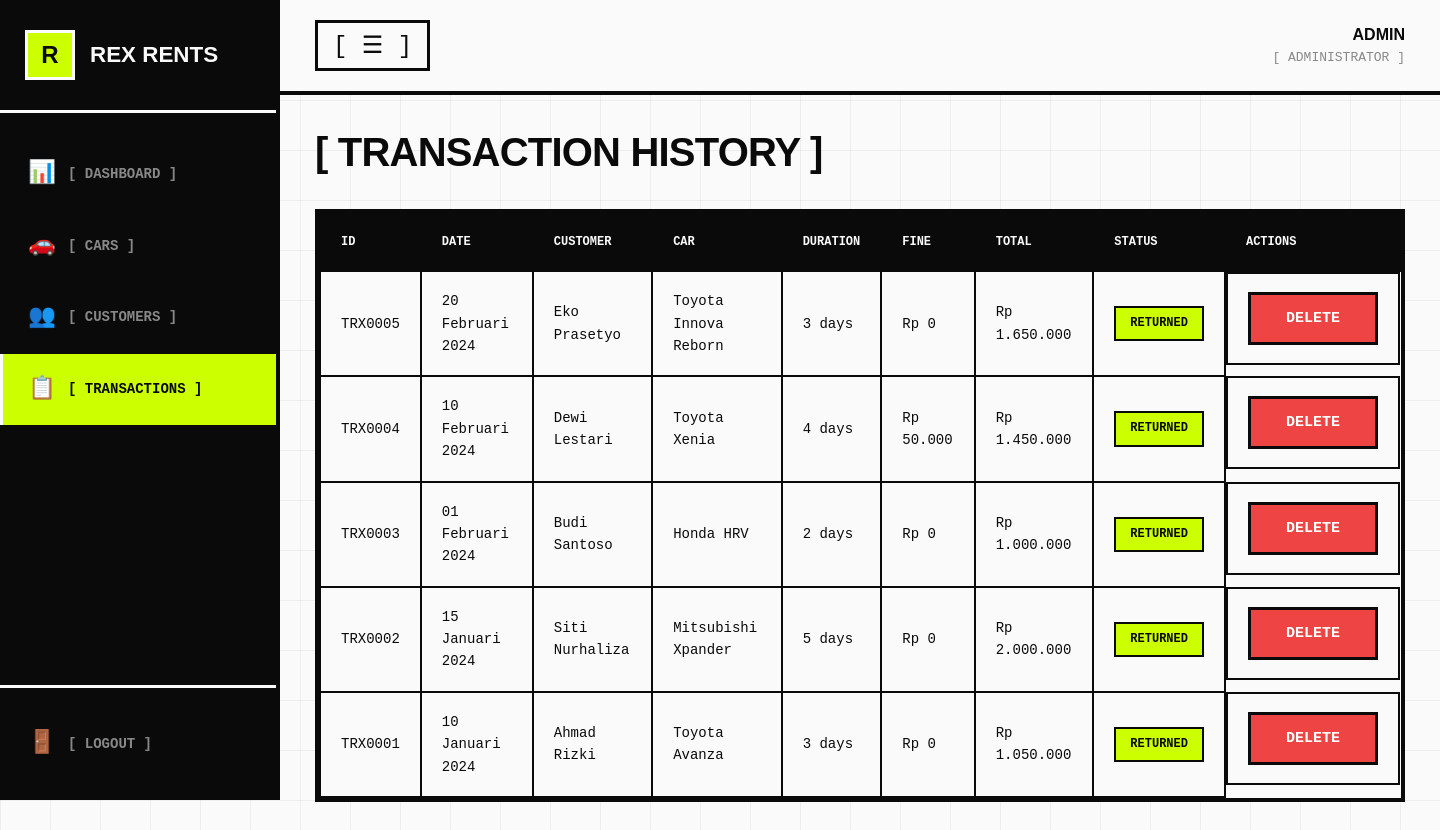
Screenshot of /admin/transactions.php (signed in) with the database file from the repository.
### tables this page shows
CREATE TABLE tb_transaksi (
    id_transaksi VARCHAR(10) PRIMARY KEY,
    tanggal DATE NOT NULL,
    id_pelanggan VARCHAR(10) NOT NULL,
    id_mobil VARCHAR(10) NOT NULL,
    durasi INT NOT NULL,
    denda DECIMAL(15,2) DEFAULT 0,
    total_harga DECIMAL(15,2) NOT NULL,
    tanggal_kembali DATE DEFAULT NULL,
    status_kembali BOOLEAN DEFAULT FALSE,
    created_at TIMESTAMP DEFAULT CURRENT_TIMESTAMP,
    FOREIGN KEY (id_pelanggan) REFERENCES tb_pelanggan(id_pelanggan) ON DELETE CASCADE ON UPDATE CASCADE,
    FOREIGN KEY (id_mobil) REFERENCES tb_mobil(id_mobil) ON DELETE CASCADE ON UPDATE CASCADE
);

CREATE TABLE tb_pelanggan (
    id_pelanggan VARCHAR(10) PRIMARY KEY,
    nama VARCHAR(100) NOT NULL,
    noHP VARCHAR(20) NOT NULL,
    noKTP VARCHAR(20) NOT NULL,
    alamat TEXT NOT NULL,
    gender ENUM('L', 'P') NOT NULL,
    created_at TIMESTAMP DEFAULT CURRENT_TIMESTAMP
);

CREATE TABLE tb_mobil (
    id_mobil VARCHAR(10) PRIMARY KEY,
    model VARCHAR(100) NOT NULL,
    merk VARCHAR(100) NOT NULL,
    hargasewa DECIMAL(15,2) NOT NULL,
    status BOOLEAN DEFAULT TRUE,
    foto VARCHAR(255) DEFAULT '',
    biaya_maintenance DECIMAL(15,2) DEFAULT 0,
    created_at TIMESTAMP DEFAULT CURRENT_TIMESTAMP
);

### config.php (called while the page is built, shortened)
<?php
function formatRupiah($number) {
    return "Rp " . number_format($number, 0, ',', '.');
}
function formatDateIndo($date) {
    $months = [
        '01' => 'Januari', '02' => 'Februari', '03' => 'Maret',
        '04' => 'April', '05' => 'Mei', '06' => 'Juni',
        '07' => 'Juli', '08' => 'Agustus', '09' => 'September',
        '10' => 'Oktober', '11' => 'November', '12' => 'Desember'
    ];
    $d = substr($date, 8, 2);
    $m = $months[substr($date, 5, 2)];
    $y = substr($date, 0, 4);
    return "$d $m $y";
}
?>

### admin/transactions.php (the view, shortened to what this page needs)
<?php
require_once '../config.php';
$conn = connectDB();
$transactions = $conn->query("
    SELECT t.*, p.nama as nama_pelanggan, m.merk, m.model
    FROM tb_transaksi t
    JOIN tb_pelanggan p ON t.id_pelanggan = p.id_pelanggan
    JOIN tb_mobil m ON t.id_mobil = m.id_mobil
    ORDER BY t.tanggal DESC
");
?>
<!DOCTYPE html>
<html lang="en">
<head>
    <link rel="stylesheet" href="../assets/css/style.css">
</head>
<body class="dashboard-page">
    <?php include 'includes/sidebar.php'; ?>
    <div class="main-content">
        <?php include 'includes/header.php'; ?>
        <div class="content-wrapper">
            <h1 class="page-title">[ TRANSACTION HISTORY ]</h1>
            <div class="table-container">
                <table class="data-table">
                    <thead>
                        <tr>
                            <th>ID</th>
                            <th>DATE</th>
                            <th>CUSTOMER</th>
                            <th>CAR</th>
                            <th>DURATION</th>
                            <th>FINE</th>
                            <th>TOTAL</th>
                            <th>STATUS</th>
                            <th>ACTIONS</th>
                        </tr>
                    </thead>
                    <tbody>
                        <?php while ($row = $transactions->fetch_assoc()): ?>
                        <tr>
                            <td><?php echo htmlspecialchars($row['id_transaksi']); ?></td>
                            <td><?php echo formatDateIndo($row['tanggal']); ?></td>
                            <td><?php echo htmlspecialchars($row['nama_pelanggan']); ?></td>
                            <td><?php echo htmlspecialchars($row['merk'] . ' ' . $row['model']); ?></td>
                            <td><?php echo $row['durasi']; ?> days</td>
                            <td><?php echo formatRupiah($row['denda']); ?></td>
                            <td><?php echo formatRupiah($row['total_harga']); ?></td>
                            <td>
                                <span class="badge badge-<?php echo $row['status_kembali'] ? 'success' : 'warning'; ?>">
                                    <?php echo $row['status_kembali'] ? 'RETURNED' : 'RENTED'; ?>
                                </span>
                            </td>
                            <td class="actions">
                                <form method="POST" style="display:inline;" onsubmit="return confirm('CONFIRM DELETE?')">
                                    <button type="submit" class="btn btn-sm" style="background:#ef4444;color:white;">DELETE</button>
                                </form>
                            </td>
                        </tr>
                        <?php endwhile; ?>
                    </tbody>
                </table>
            </div>
        </div>
    </div>
</body>
</html>

### assets/css/style.css (style rules this page uses)
:root { --brutal-black: #0a0a0a; --brutal-white: #fafafa; --brutal-gray: #888888; --brutal-accent: #ccff00; --brutal-accent-dark: #99cc00; --border-thick: 4px; --border-medium: 3px; --border-thin: 2px; --shadow-brutal: 8px 8px 0px 0px var(--brutal-black); --shadow-brutal-lg: 12px 12px 0px 0px var(--brutal-black); --shadow-brutal-sm: 4px 4px 0px 0px var(--brutal-black); }
* { margin: 0; padding: 0; box-sizing: border-box; border-color: var(--brutal-black); }
html { scroll-behavior: smooth; }
body { font-family: 'JetBrains Mono', 'Consolas', monospace; background: var(--brutal-white); color: var(--brutal-black); line-height: 1.6; overflow-x: hidden; }
h1, h2, h3, h4, h5, h6 { font-family: 'Space Grotesk', sans-serif; font-weight: 700; line-height: 1.1; text-transform: uppercase; letter-spacing: -0.02em; }
.btn { display: inline-flex; align-items: center; justify-content: center; gap: 10px; padding: 15px 35px; font-family: 'JetBrains Mono', monospace; font-weight: 700; font-size: 15px; cursor: pointer; border: var(--border-medium) solid var(--brutal-black); transition: all 0.2s; text-transform: uppercase; }
.dashboard-page { display: flex; min-height: 100vh; background: var(--brutal-white); background-image: linear-gradient(rgba(10, 10, 10, 0.05) 1px, transparent 1px), linear-gradient(90deg, rgba(10, 10, 10, 0.05) 1px, transparent 1px); background-size: 50px 50px; }
.main-content { flex: 1; margin-left: 280px; transition: margin-left 0.3s; }
.content-wrapper { padding: 35px; }
.page-title { font-family: 'Space Grotesk', sans-serif; font-size: 2.5rem; font-weight: 800; color: var(--brutal-black); margin-bottom: 35px; text-transform: uppercase; letter-spacing: -0.02em; }
.table-container { background: var(--brutal-white); border: var(--border-thick) solid var(--brutal-black); overflow-x: auto; }
.data-table { width: 100%; border-collapse: collapse; }
.data-table thead { background: var(--brutal-black); color: var(--brutal-white); }
.data-table th, .data-table td { padding: 18px 20px; text-align: left; border: var(--border-thin) solid var(--brutal-black); }
.data-table th { font-family: 'JetBrains Mono', monospace; font-weight: 700; font-size: 12px; text-transform: uppercase; }
.data-table tbody tr { transition: background 0.2s; }
.data-table tbody td { font-family: 'JetBrains Mono', monospace; font-size: 14px; }
.data-table .actions { display: flex; gap: 10px; flex-wrap: wrap; }
.badge { display: inline-block; padding: 6px 14px; font-family: 'JetBrains Mono', monospace; font-size: 12px; font-weight: 700; text-transform: uppercase; border: var(--border-thin) solid var(--brutal-black); }
.badge-success { background: var(--brutal-accent); color: var(--brutal-black); }

### rows the page displays
tb_transaksi: id_transaksi "TRX0005", tanggal "20 Februari 2024", id_pelanggan.nama "Eko Prasetyo", id_mobil.model "Toyota Innova Reborn", durasi "3", denda "Rp 0", total_harga "Rp 1.650.000", status_kembali "RETURNED"
tb_transaksi: id_transaksi "TRX0004", tanggal "10 Februari 2024", id_pelanggan.nama "Dewi Lestari", id_mobil.model "Toyota Xenia", durasi "4", denda "Rp 50.000", total_harga "Rp 1.450.000", status_kembali "RETURNED"
tb_transaksi: id_transaksi "TRX0003", tanggal "01 Februari 2024", id_pelanggan.nama "Budi Santoso", id_mobil.model "Honda HRV", durasi "2", denda "Rp 0", total_harga "Rp 1.000.000", status_kembali "RETURNED"
tb_transaksi: id_transaksi "TRX0002", tanggal "15 Januari 2024", id_pelanggan.nama "Siti Nurhaliza", id_mobil.model "Mitsubishi Xpander", durasi "5", denda "Rp 0", total_harga "Rp 2.000.000", status_kembali "RETURNED"
tb_transaksi: id_transaksi "TRX0001", tanggal "10 Januari 2024", id_pelanggan.nama "Ahmad Rizki", id_mobil.model "Toyota Avanza", durasi "3", denda "Rp 0", total_harga "Rp 1.050.000", status_kembali "RETURNED"

### other values shown
$_SESSION['username'] "ADMIN"
